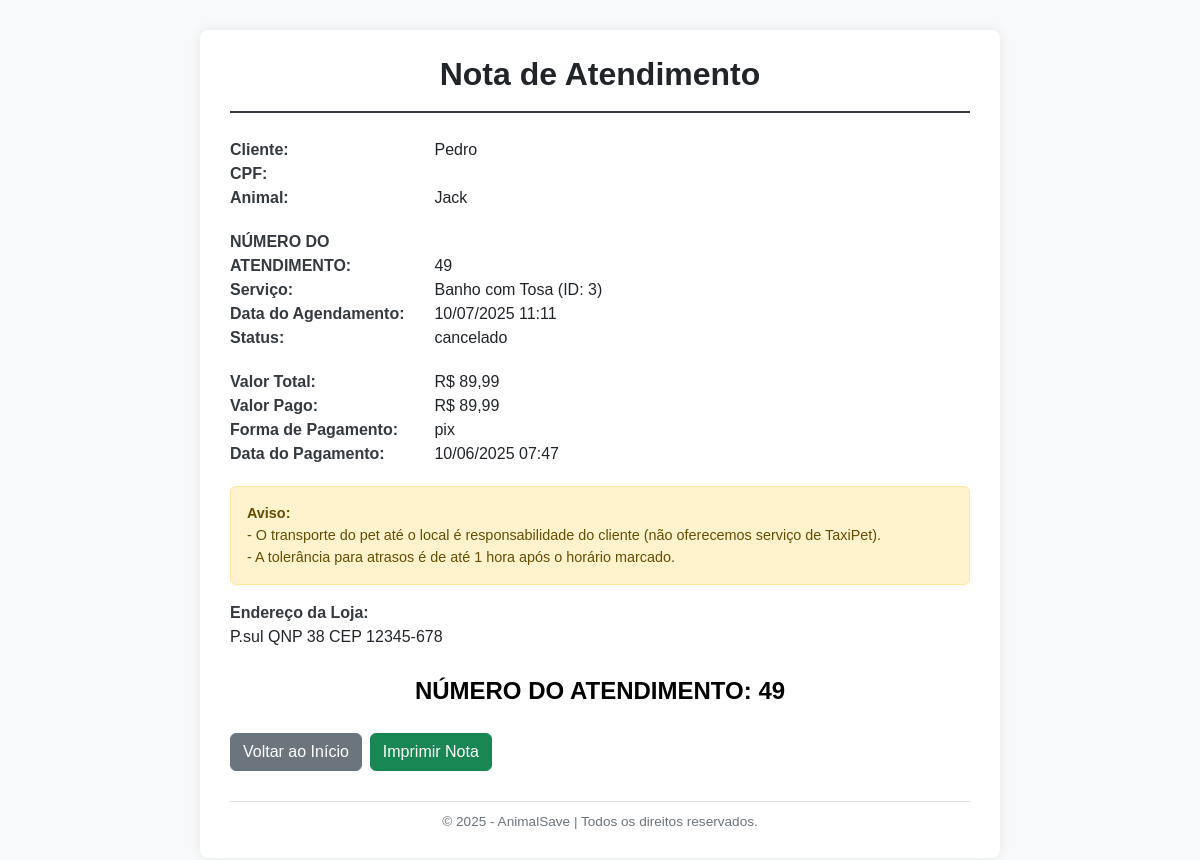
The app's page /AnimalSaveFinal/pages/nota.php?id_agendamento=49 (signed in) with its own data.
### tables this page shows
CREATE TABLE `agendamentos` (
  `id_agendamento` int(11) NOT NULL,
  `id_animal` int(11) DEFAULT NULL,
  `data_hora` datetime NOT NULL,
  `id_servico` int(11) DEFAULT NULL,
  `status` enum('confirmado','cancelado','concluído') DEFAULT 'confirmado',
  `valor` decimal(10,2) NOT NULL,
  `observacoes` text DEFAULT NULL,
  `created` timestamp NOT NULL DEFAULT current_timestamp(),
  `modified` timestamp NOT NULL DEFAULT current_timestamp() ON UPDATE current_timestamp(),
  `id_cliente` int(11) DEFAULT NULL
);

CREATE TABLE `clientes` (
  `id_cliente` int(11) NOT NULL,
  `nome` varchar(255) NOT NULL,
  `cpf` varchar(14) DEFAULT NULL,
  `foto` varchar(255) NOT NULL,
  `telefone` varchar(15) DEFAULT NULL,
  `endereco` varchar(255) DEFAULT NULL,
  `email` varchar(255) DEFAULT NULL,
  `senha` varchar(255) NOT NULL,
  `created` timestamp NOT NULL DEFAULT current_timestamp(),
  `modified` timestamp NOT NULL DEFAULT current_timestamp() ON UPDATE current_timestamp()
);

CREATE TABLE `animais` (
  `id_animal` int(11) NOT NULL,
  `id_cliente` int(11) DEFAULT NULL,
  `nome` varchar(255) NOT NULL,
  `foto` varchar(255) NOT NULL,
  `tipo` varchar(50) DEFAULT NULL,
  `raca` varchar(100) DEFAULT NULL,
  `idade` int(11) DEFAULT NULL,
  `peso` decimal(5,2) DEFAULT NULL,
  `observacoes` text DEFAULT NULL,
  `created` timestamp NOT NULL DEFAULT current_timestamp(),
  `modified` timestamp NOT NULL DEFAULT current_timestamp() ON UPDATE current_timestamp()
);

CREATE TABLE `servicos` (
  `id_servico` int(11) NOT NULL,
  `nome` varchar(255) NOT NULL,
  `descricao` text DEFAULT NULL,
  `preco` decimal(10,2) DEFAULT NULL,
  `created` timestamp NOT NULL DEFAULT current_timestamp(),
  `modified` timestamp NOT NULL DEFAULT current_timestamp() ON UPDATE current_timestamp()
);

CREATE TABLE `pagamentos` (
  `id_pagamento` int(11) NOT NULL,
  `id_agendamento` int(11) DEFAULT NULL,
  `valor_pago` decimal(10,2) NOT NULL,
  `forma_pagamento` enum('dinheiro','cartão','pix') NOT NULL,
  `data_pagamento` datetime NOT NULL,
  `status` enum('pago','pendente') DEFAULT 'pendente',
  `created` timestamp NOT NULL DEFAULT current_timestamp(),
  `modified` timestamp NOT NULL DEFAULT current_timestamp() ON UPDATE current_timestamp()
);

### AnimalSaveFinal/pages/nota.php (the view, shortened to what this page needs)
<?php
include('../config/config.php');
$id_agendamento = $_GET['id_agendamento'];
$stmt = $pdo->prepare("
    SELECT
        Ag.*,
        An.nome AS nome_animal,
        Cl.nome AS nome_cliente,
        Cl.cpf,
        S.id_servico,
        S.nome AS nome_servico,
        Pg.forma_pagamento,
        Pg.valor_pago,
        Pg.data_pagamento
    FROM Agendamentos Ag
    JOIN Animais An ON Ag.id_animal = An.id_animal
    JOIN Clientes Cl ON An.id_cliente = Cl.id_cliente
    JOIN Servicos S ON Ag.id_servico = S.id_servico
    LEFT JOIN Pagamentos Pg ON Pg.id_agendamento = Ag.id_agendamento
    WHERE Ag.id_agendamento = ?
");
$stmt->execute([$id_agendamento]);
$nota = $stmt->fetch(PDO::FETCH_ASSOC);
?>
<!DOCTYPE html>
<html lang="pt-br">
<head>
    <link href="https://cdn.jsdelivr.net/npm/bootstrap@5.3.6/dist/css/bootstrap.min.css" rel="stylesheet">
</head>
<body>
    <div class="nota-container">
        <div class="nota-header">
            <h2>Nota de Atendimento</h2>
        </div>
        <div class="nota-section">
            <strong>Cliente:</strong> <?= htmlspecialchars($nota['nome_cliente']) ?><br>
            <strong>CPF:</strong> <?= htmlspecialchars($nota['cpf']) ?><br>
            <strong>Animal:</strong> <?= htmlspecialchars($nota['nome_animal']) ?>
        </div>
        <div class="nota-section">
            <strong>NÚMERO DO ATENDIMENTO:</strong> <?= htmlspecialchars($nota['id_agendamento']) ?><br>
            <strong>Serviço:</strong> <?= htmlspecialchars($nota['nome_servico']) ?> (ID: <?= htmlspecialchars($nota['id_servico']) ?>)<br>
            <strong>Data do Agendamento:</strong> <?= date('d/m/Y H:i', strtotime($nota['data_hora'])) ?><br>
            <strong>Status:</strong> <?= htmlspecialchars($nota['status']) ?>
        </div>
        <div class="nota-section">
            <strong>Valor Total:</strong> R$ <?= number_format($nota['valor'], 2, ',', '.') ?><br>
            <strong>Valor Pago:</strong> R$ <?= number_format($nota['valor_pago'], 2, ',', '.') ?><br>
            <strong>Forma de Pagamento:</strong> <?= htmlspecialchars($nota['forma_pagamento']) ?><br>
            <strong>Data do Pagamento:</strong> <?= $nota['data_pagamento'] ? date('d/m/Y H:i', strtotime($nota['data_pagamento'])) : 'Pendente' ?>
        </div>
        <div class="alert alert-warning nota-alert" role="alert">
            <strong>Aviso:</strong><br>
            - O transporte do pet até o local é responsabilidade do cliente (não oferecemos serviço de TaxiPet).<br>
            - A tolerância para atrasos é de até 1 hora após o horário marcado.
        </div>
        <div class="nota-section">
            <strong>Endereço da Loja:</strong><br>
            P.sul QNP 38 CEP 12345-678
        </div>
        <div class="text-center my-4">
            <p style="font-size: 1.5rem; font-weight: bold; color: #000;">
                NÚMERO DO ATENDIMENTO: <?= htmlspecialchars($nota['id_agendamento']) ?>
            </p>
        </div>
        <div class="d-flex gap-2 no-print">
            <a href="../index.php" class="btn btn-secondary">Voltar ao Início</a>
            <button class="btn btn-success" onclick="window.print()">Imprimir Nota</button>
        </div>
        <div class="nota-footer">
            &copy; <?= date('Y') ?> - AnimalSave | Todos os direitos reservados.
        </div>
    </div>
</body>
</html>

### AnimalSaveFinal/pages/nota.php (style rules this page uses)
body { font-family: "Arial", sans-serif; background-color: #f8f9fa; padding: 30px; }
.nota-container { background: #fff; padding: 25px 30px; border-radius: 8px; box-shadow: 0 0 12px rgba(0, 0, 0, 0.08); max-width: 800px; margin: auto; }
.nota-header { text-align: center; border-bottom: 2px solid #343a40; padding-bottom: 10px; margin-bottom: 25px; }
.nota-header h2 { font-weight: bold; }
.nota-section { margin-bottom: 20px; }
.nota-section strong { display: inline-block; width: 200px; color: #343a40; }
.nota-alert { font-size: 0.9rem; }
.nota-footer { text-align: center; font-size: 0.85rem; color: #6c757d; margin-top: 30px; border-top: 1px solid #dee2e6; padding-top: 10px; }
.no-print { margin-top: 20px; }

### records on screen
agendamentos: id_cliente.nome "Pedro", id_animal.nome "Jack", id_agendamento "49", id_servico.nome "Banho com Tosa", id_servico.id_servico "3", data_hora "10/07/2025 11:11", status "cancelado", valor "89,99", pagamentos.valor_pago "89,99", pagamentos.forma_pagamento "pix", pagamentos.data_pagamento "10/06/2025 07:47"
